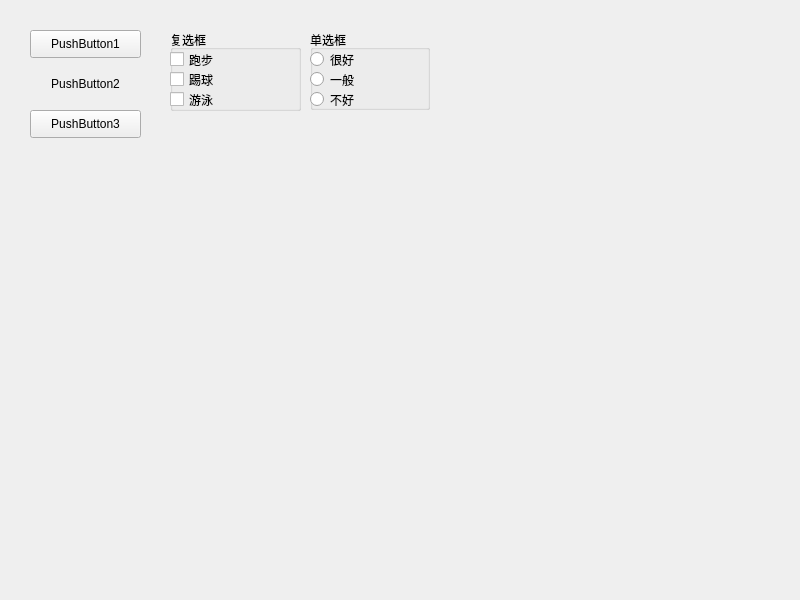
<?xml version="1.0" encoding="UTF-8"?>
<ui version="4.0">
 <class>MyWidget</class>
 <widget class="QWidget" name="MyWidget">
  <property name="geometry">
   <rect>
    <x>0</x>
    <y>0</y>
    <width>800</width>
    <height>600</height>
   </rect>
  </property>
  <property name="windowTitle">
   <string>MyWidget</string>
  </property>
  <widget class="QPushButton" name="pushButton_1">
   <property name="geometry">
    <rect>
     <x>30</x>
     <y>30</y>
     <width>111</width>
     <height>28</height>
    </rect>
   </property>
   <property name="text">
    <string>PushButton1</string>
   </property>
   <property name="checkable">
    <bool>true</bool>
   </property>
   <property name="checked">
    <bool>false</bool>
   </property>
  </widget>
  <widget class="QPushButton" name="pushButton_2">
   <property name="geometry">
    <rect>
     <x>30</x>
     <y>70</y>
     <width>111</width>
     <height>28</height>
    </rect>
   </property>
   <property name="text">
    <string>PushButton2</string>
   </property>
   <property name="flat">
    <bool>true</bool>
   </property>
  </widget>
  <widget class="QPushButton" name="pushButton_3">
   <property name="geometry">
    <rect>
     <x>30</x>
     <y>110</y>
     <width>111</width>
     <height>28</height>
    </rect>
   </property>
   <property name="text">
    <string>PushButton3</string>
   </property>
  </widget>
  <widget class="QGroupBox" name="groupBox">
   <property name="geometry">
    <rect>
     <x>170</x>
     <y>30</y>
     <width>131</width>
     <height>81</height>
    </rect>
   </property>
   <property name="title">
    <string>复选框</string>
   </property>
   <widget class="QCheckBox" name="checkBox">
    <property name="geometry">
     <rect>
      <x>0</x>
      <y>20</y>
      <width>91</width>
      <height>19</height>
     </rect>
    </property>
    <property name="text">
     <string>跑步</string>
    </property>
    <property name="tristate">
     <bool>true</bool>
    </property>
   </widget>
   <widget class="QCheckBox" name="checkBox_2">
    <property name="geometry">
     <rect>
      <x>0</x>
      <y>40</y>
      <width>91</width>
      <height>19</height>
     </rect>
    </property>
    <property name="text">
     <string>踢球</string>
    </property>
    <property name="tristate">
     <bool>true</bool>
    </property>
   </widget>
   <widget class="QCheckBox" name="checkBox_3">
    <property name="geometry">
     <rect>
      <x>0</x>
      <y>60</y>
      <width>91</width>
      <height>19</height>
     </rect>
    </property>
    <property name="text">
     <string>游泳</string>
    </property>
    <property name="tristate">
     <bool>true</bool>
    </property>
   </widget>
  </widget>
  <widget class="QGroupBox" name="groupBox_2">
   <property name="geometry">
    <rect>
     <x>310</x>
     <y>30</y>
     <width>120</width>
     <height>80</height>
    </rect>
   </property>
   <property name="title">
    <string>单选框</string>
   </property>
   <widget class="QRadioButton" name="radioButton">
    <property name="geometry">
     <rect>
      <x>0</x>
      <y>20</y>
      <width>115</width>
      <height>19</height>
     </rect>
    </property>
    <property name="text">
     <string>很好</string>
    </property>
   </widget>
   <widget class="QRadioButton" name="radioButton_2">
    <property name="geometry">
     <rect>
      <x>0</x>
      <y>40</y>
      <width>115</width>
      <height>19</height>
     </rect>
    </property>
    <property name="text">
     <string>一般</string>
    </property>
   </widget>
   <widget class="QRadioButton" name="radioButton_3">
    <property name="geometry">
     <rect>
      <x>0</x>
      <y>60</y>
      <width>115</width>
      <height>19</height>
     </rect>
    </property>
    <property name="text">
     <string>不好</string>
    </property>
   </widget>
  </widget>
 </widget>
 <resources/>
 <connections/>
</ui>
